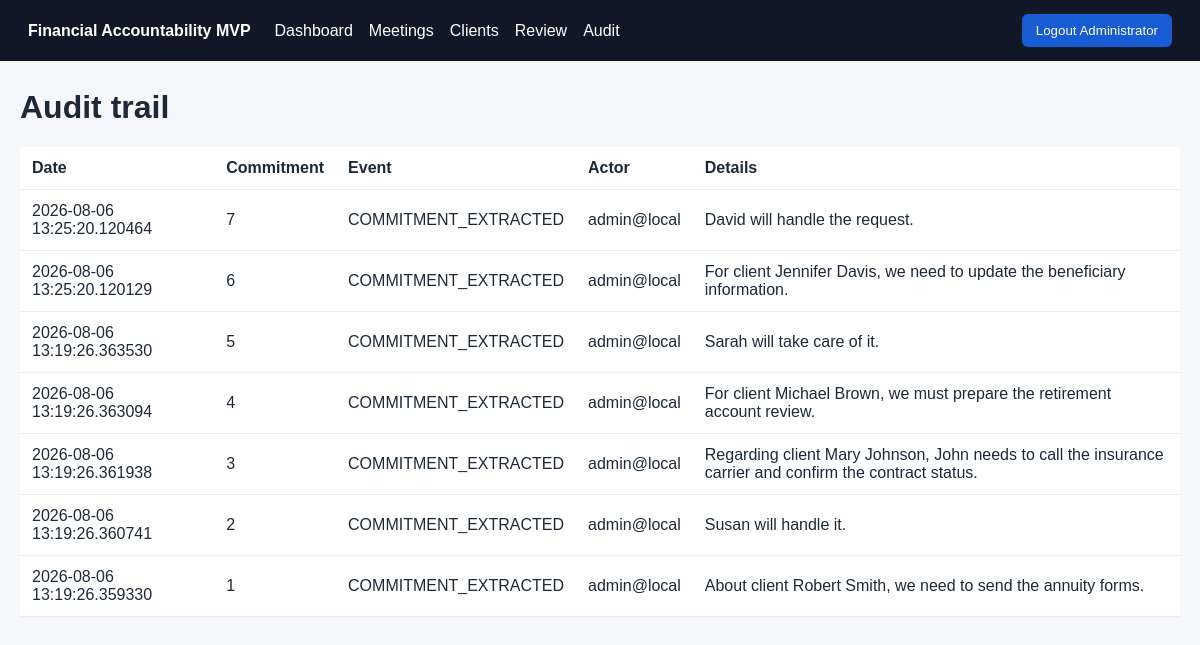
The app's page /audit (signed in) with its own data.
### app/models.py (models this page shows)
class User(Base):
    __tablename__="users"
    id: Mapped[int]=mapped_column(primary_key=True)
    name: Mapped[str]=mapped_column(String(120))
    email: Mapped[str]=mapped_column(String(180), unique=True, index=True)
    password_hash: Mapped[str]=mapped_column(String(300))
    role: Mapped[str]=mapped_column(String(30), default="ADVISOR")
    active: Mapped[bool]=mapped_column(Boolean, default=True)
    created_at: Mapped[datetime]=mapped_column(DateTime, default=now)

class AuditEvent(Base):
    __tablename__="audit_events"
    id: Mapped[int]=mapped_column(primary_key=True)
    commitment_id: Mapped[int|None]=mapped_column(ForeignKey("commitments.id"), nullable=True)
    user_id: Mapped[int|None]=mapped_column(ForeignKey("users.id"), nullable=True)
    event_type: Mapped[str]=mapped_column(String(80))
    actor: Mapped[str]=mapped_column(String(120), default="system")
    details: Mapped[str]=mapped_column(Text, default="")
    before_json: Mapped[str]=mapped_column(Text, default="")
    after_json: Mapped[str]=mapped_column(Text, default="")
    created_at: Mapped[datetime]=mapped_column(DateTime, default=now)

### app/main.py (the view)
@app.get("/audit", response_class=HTMLResponse)
def audit_page(request: Request, db: Session = Depends(get_db)):
    require(request, db)
    events = list(db.scalars(select(AuditEvent).order_by(AuditEvent.created_at.desc()).limit(500)))
    return render(request, "audit.html", events=events)

### app/templates/audit.html
{% extends 'base.html' %}{% block content %}<h1>Audit trail</h1><table><tr><th>Date</th><th>Commitment</th><th>Event</th><th>Actor</th><th>Details</th></tr>{% for e in events %}<tr><td>{{e.created_at}}</td><td>{{e.commitment_id or '-'}}</td><td>{{e.event_type}}</td><td>{{e.actor}}</td><td>{{e.details}}</td></tr>{% endfor %}</table>{% endblock %}

### app/templates/base.html
<!doctype html><html><head><meta charset="utf-8"><meta name="viewport" content="width=device-width"><title>{{ app_name }}</title><link rel="stylesheet" href="/static/style.css"></head><body>
<header><strong>{{ app_name }}</strong>{% if user %}<nav><a href="/">Dashboard</a><a href="/meetings">Meetings</a><a href="/clients">Clients</a><a href="/review">Review</a><a href="/audit">Audit</a></nav><form method="post" action="/logout"><button>Logout {{ user.name }}</button></form>{% endif %}</header><main>{% block content %}{% endblock %}</main></body></html>

### app/static/style.css (style rules this page uses)
:root { font-family:Arial,sans-serif;color:#1d2939;background:#f5f7fa }
body { margin:0 }
header { display:flex;gap:24px;align-items:center;padding:14px 28px;background:#101828;color:white }
header nav { display:flex;gap:16px;flex:1 }
a { color:#175cd3;text-decoration:none }
header a { color:white }
main { max-width:1200px;margin:28px auto;padding:0 20px }
table { width:100%;border-collapse:collapse;background:white }
th,td { text-align:left;padding:12px;border-bottom:1px solid #eaecf0 }
button { padding:9px 14px;border:0;border-radius:6px;background:#175cd3;color:white;cursor:pointer }

### records on screen
User: name "Administrator"
AuditEvent: created_at "2026-08-06 13:25:20.120464", commitment "7", event_type "COMMITMENT_EXTRACTED", actor "admin@local", details "David will handle the request."
AuditEvent: created_at "2026-08-06 13:25:20.120129", commitment "6", event_type "COMMITMENT_EXTRACTED", actor "admin@local", details "For client Jennifer Davis, we need to update the beneficiary information."
AuditEvent: created_at "2026-08-06 13:19:26.363530", commitment "5", event_type "COMMITMENT_EXTRACTED", actor "admin@local", details "Sarah will take care of it."
AuditEvent: created_at "2026-08-06 13:19:26.363094", commitment "4", event_type "COMMITMENT_EXTRACTED", actor "admin@local", details "For client Michael Brown, we must prepare the retirement account review."
AuditEvent: created_at "2026-08-06 13:19:26.361938", commitment "3", event_type "COMMITMENT_EXTRACTED", actor "admin@local", details "Regarding client Mary Johnson, John needs to call the insurance carrier and confirm the contract status."
AuditEvent: created_at "2026-08-06 13:19:26.360741", commitment "2", event_type "COMMITMENT_EXTRACTED", actor "admin@local", details "Susan will handle it."
AuditEvent: created_at "2026-08-06 13:19:26.359330", commitment "1", event_type "COMMITMENT_EXTRACTED", actor "admin@local", details "About client Robert Smith, we need to send the annuity forms."

### other values on screen
{{ app_name }} "Financial Accountability MVP"
